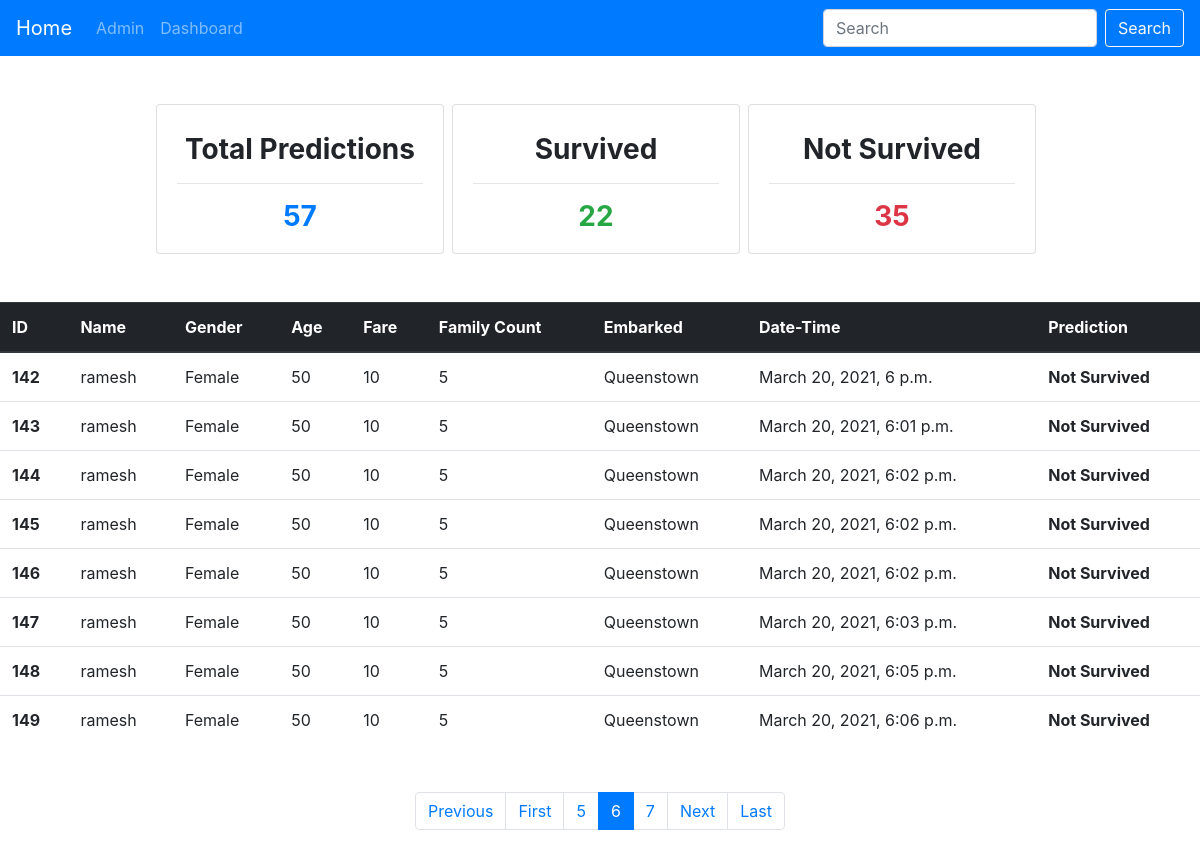
/predictions/?page=6, run on an earlier commit of the app's database.
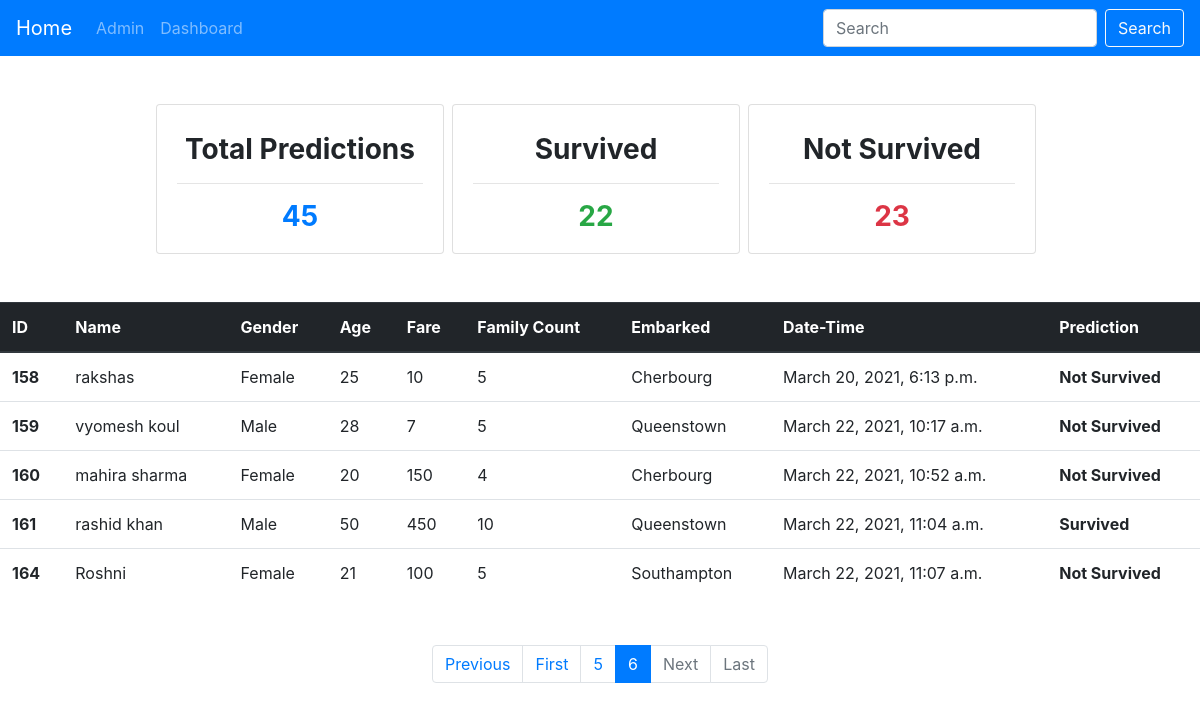
And on a later commit of the database.
### predict/models.py (models this page shows)
class Predictions(models.Model):
    pid = models.AutoField(primary_key=True)
    name = models.CharField(max_length=50,null=False)
    gender = models.CharField(max_length=50)
    age = models.IntegerField()
    fare = models.IntegerField(default=0)
    family_cnt = models.IntegerField()
    Embarked = models.CharField(max_length = 30,default="")
    prediction = models.CharField(max_length =30,default="")
    predicted_date = models.DateTimeField(auto_now_add=True)
    def __str__(self):
        return self.name

### predict/views.py (the view)
# urls.py: path('predictions/', views.predictions,name="predictions"),
def predictions(request):
    allpreds = Predictions.objects.all()
    count = len(allpreds)
    surv_cnt = len(Predictions.objects.filter(prediction = "Survived"))
    nsurv_cnt = len(Predictions.objects.filter(prediction = "Not Survived"))
    paginator = Paginator(allpreds, 8)
    page1 = paginator.page(1)
    for i in page1:
        print(i)
    print("page 1 content" ,page1.object_list)
    page_num = request.GET.get('page',1)
    print("get page number is:",page_num)
    try:
        preds = paginator.page(page_num)
    except EmptyPage:
        preds = paginator.page(2)
    except PageNotAnInteger:
        preds = paginator.page(1)
    context = {
        'preds':preds,
        'surv_cnt':surv_cnt,
        'nsurv_cnt':nsurv_cnt,
        'count':count,
        }
    return render(request ,'predictions.html',context)

### predict/templates/predictions.html (shortened to what this page needs)
{% extends 'basic.html' %}
{% block body %}
<div class="container my-5">
      <div class="row d-flex justify-content-center">
        <div class="card mr-2" style="width: 18rem;">
          <div class="card-body">
            <h3 class="card-title text-center my-2 font-weight-bold ">Total Predictions</h3>
            <hr>
            <h3 class="card-text text-center font-weight-bold text-primary">{{count}}</h3>
          </div>
        </div>
        <div class="card mr-2 rounded" style="width: 18rem;">
          <div class="card-body">
            <h3 class="card-title text-center my-2 font-weight-bold ">Survived</h3>
            <hr>
            <h3 class="card-text text-center font-weight-bold text-success">{{surv_cnt}}</h3>
          </div>
        </div>
        <div class="card mr-2" style="width: 18rem;">
          <div class="card-body">
            <h3 class="card-title text-center my-2 font-weight-bold">Not Survived</h3>
            <hr>
            <h3 class="card-text text-center font-weight-bold text-danger">{{nsurv_cnt}}</h3>
          </div>
        </div>
    </div>
    </div>
<table class="table my-4 ">
  <thead class="thead-dark">
    <tr>
      <th scope="col">ID</th>
      <th scope="col">Name</th>
      <th scope="col">Gender</th>
      <th scope="col">Age</th>
      <th scope="col">Fare</th>
      <th scope="col">Family Count</th>
      <th scope="col">Embarked</th>
      <th scope="col">Date-Time</th>
      <th scope="col">Prediction</th>
    </tr>
  </thead>
  <tbody>
    {% for i in preds %}
    <tr>
      <th scope="row">{{i.pid}}</th>
      <td>{{i.name}}</td>
      <td>{{i.gender}}</td>
      <td>{{i.age}}</td>
      <td>{{i.fare}}</td>
      <td>{{i.family_cnt}}</td>
      <td>{{i.Embarked}}</td>
      <td>{{i.predicted_date}}</td>
      <td><b>{{i.prediction}}</b></td>
    </tr>
    {% endfor %}
  </tbody>
</table>
<div class="container my-5">
  <div class="d-flex justify-content-center">
    <nav aria-label="...">
      <ul class="pagination">
        {% if preds.has_previous %}
        <li class="page-item">
          <a class="page-link" href="{% url 'predictions' %}?page={{preds.previous_page_number}}" tabindex="-1">Previous</a>
        </li>
        <li class="page-item">
          <a class="page-link" href="?page=1">First</a>
        </li>
        <li class="page-item"><a class="page-link" href="{% url 'predictions' %}?page={{preds.previous_page_number}}">{{preds.previous_page_number}}</a></li>
        {% endif %}
        <li class="page-item active">
          <a class="page-link" href="#">{{preds.number}} <span class="sr-only">(current)</span></a>
        </li>
        {% if preds.has_next %}
        <li class="page-item"><a class="page-link" href="{% url 'predictions' %}?page={{preds.next_page_number}}">{{preds.next_page_number}}</a></li>
        <li class="page-item">
          <a class="page-link" href="{% url 'predictions' %}?page={{preds.next_page_number}}">Next</a>
        </li>
        <li class="page-item">
          <a class="page-link" href="{% url 'predictions' %}?page={{preds.paginator.num_pages}}">Last </a>
        </li>
        {% else %}
        <li class="page-item disabled">
          <a class="page-link" href="">Next</a>
        </li>
        <li class="page-item disabled">
          <a class="page-link" href="{% url 'predictions' %}?page={{preds.paginator.num_pages}}">Last </a>
        </li>
        {% endif %}
      </ul>
    </nav>
  </div>
</div>
{% endblock body %}

### predict/templates/basic.html (shortened to what this page needs)
<!doctype html>
<html lang="en">
  <head>
    <link rel="stylesheet" href="https://maxcdn.bootstrapcdn.com/bootstrap/4.0.0/css/bootstrap.min.css">
  </head>
  <body>
      <nav class="navbar navbar-expand-lg navbar-dark bg-primary">
          <a class="navbar-brand" href="{% url 'home' %}">Home</a>
          <div class="collapse navbar-collapse" id="navbarSupportedContent">
            <ul class="navbar-nav mr-auto">
              <li class="nav-item">
                <a class="nav-link" href="/admin/">Admin</a>
              </li>
              <li class="nav-item">
                <a class="nav-link" href="/predictions/?page=2">Dashboard</a>
              </li>
            </ul>
            <form class="form-inline my-2 my-lg-0" action="{% url 'search' %}">
              <input class="form-control mr-sm-2" type="search" name="search" placeholder="Search" aria-label="Search">
              <button class="btn btn-outline-light my-2 my-sm-0" type="submit">Search</button>
            </form>
          </div>
      </nav>
    {% block body %}{% endblock body %}
  </body>
</html>

What changed in the data, as far as the page shows it:
removed Predictions: pid "142", name "ramesh", gender "Female", age "50", fare "10", family_cnt "5", Embarked "Queenstown", predicted_date "March 20, 2021, 6 p.m.", prediction "Not Survived"
removed Predictions: pid "143", name "ramesh", gender "Female", age "50", fare "10", family_cnt "5", Embarked "Queenstown", predicted_date "March 20, 2021, 6:01 p.m.", prediction "Not Survived"
removed Predictions: pid "144", name "ramesh", gender "Female", age "50", fare "10", family_cnt "5", Embarked "Queenstown", predicted_date "March 20, 2021, 6:02 p.m.", prediction "Not Survived"
removed Predictions: pid "145", name "ramesh", gender "Female", age "50", fare "10", family_cnt "5", Embarked "Queenstown", predicted_date "March 20, 2021, 6:02 p.m.", prediction "Not Survived"
removed Predictions: pid "146", name "ramesh", gender "Female", age "50", fare "10", family_cnt "5", Embarked "Queenstown", predicted_date "March 20, 2021, 6:02 p.m.", prediction "Not Survived"
removed Predictions: pid "147", name "ramesh", gender "Female", age "50", fare "10", family_cnt "5", Embarked "Queenstown", predicted_date "March 20, 2021, 6:03 p.m.", prediction "Not Survived"
removed Predictions: pid "148", name "ramesh", gender "Female", age "50", fare "10", family_cnt "5", Embarked "Queenstown", predicted_date "March 20, 2021, 6:05 p.m.", prediction "Not Survived"
removed Predictions: pid "149", name "ramesh", gender "Female", age "50", fare "10", family_cnt "5", Embarked "Queenstown", predicted_date "March 20, 2021, 6:06 p.m.", prediction "Not Survived"
now on this page (row unchanged): Predictions: pid "158", name "rakshas", gender "Female", age "25", fare "10", family_cnt "5", Embarked "Cherbourg", predicted_date "March 20, 2021, 6:13 p.m.", prediction "Not Survived"
added Predictions: pid "159", name "vyomesh koul", gender "Male", age "28", fare "7", family_cnt "5", Embarked "Queenstown", predicted_date "March 22, 2021, 10:17 a.m.", prediction "Not Survived"
added Predictions: pid "160", name "mahira sharma", gender "Female", age "20", fare "150", family_cnt "4", Embarked "Cherbourg", predicted_date "March 22, 2021, 10:52 a.m.", prediction "Not Survived"
added Predictions: pid "161", name "rashid khan", gender "Male", age "50", fare "450", family_cnt "10", Embarked "Queenstown", predicted_date "March 22, 2021, 11:04 a.m.", prediction "Survived"
added Predictions: pid "164", name "Roshni", gender "Female", age "21", fare "100", family_cnt "5", Embarked "Southampton", predicted_date "March 22, 2021, 11:07 a.m.", prediction "Not Survived"
Also different on the page:
{{ count }}: "57" → "45"
{{ nsurv_cnt }}: "35" → "23"
{{ preds.next_page_number }}: "7" → (not shown)
